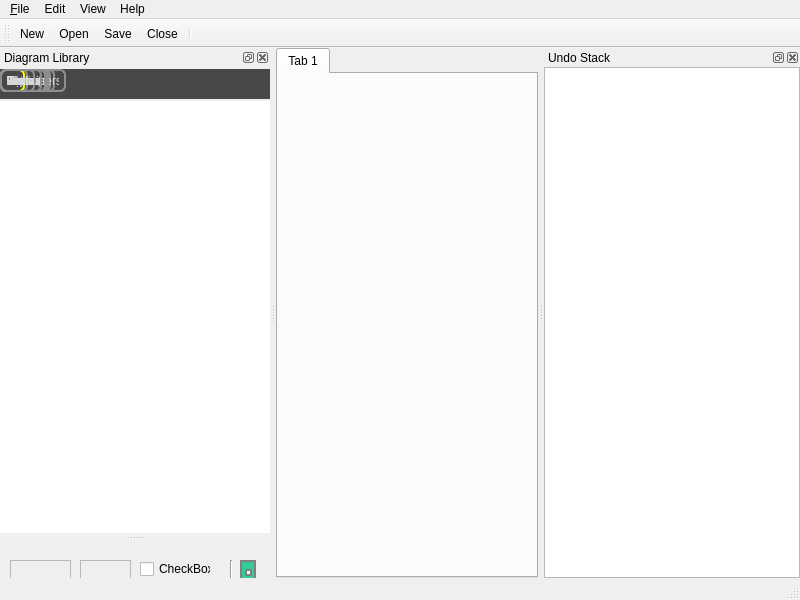
<?xml version="1.0" encoding="UTF-8"?>
<ui version="4.0">
 <class>MainWindow</class>
 <widget class="QMainWindow" name="MainWindow">
  <property name="geometry">
   <rect>
    <x>0</x>
    <y>0</y>
    <width>800</width>
    <height>600</height>
   </rect>
  </property>
  <property name="windowTitle">
   <string>Wireframe Builder</string>
  </property>
  <property name="styleSheet">
   <string notr="true">#widgetButtonsArea {
background-color: rgb(72, 72, 72);
}

</string>
  </property>
  <property name="iconSize">
   <size>
    <width>32</width>
    <height>32</height>
   </size>
  </property>
  <widget class="QWidget" name="centralwidget">
   <layout class="QVBoxLayout">
    <property name="spacing">
     <number>0</number>
    </property>
    <property name="margin">
     <number>0</number>
    </property>
    <item>
     <widget class="QTabWidget" name="documentTabs">
      <property name="currentIndex">
       <number>0</number>
      </property>
      <widget class="QWidget" name="tab">
       <attribute name="title">
        <string>Tab 1</string>
       </attribute>
      </widget>
     </widget>
    </item>
   </layout>
  </widget>
  <widget class="QMenuBar" name="menubar">
   <property name="geometry">
    <rect>
     <x>0</x>
     <y>0</y>
     <width>800</width>
     <height>21</height>
    </rect>
   </property>
   <widget class="QMenu" name="menuFile">
    <property name="title">
     <string>&amp;File</string>
    </property>
    <addaction name="actionNew"/>
    <addaction name="actionOpen"/>
    <addaction name="actionSave"/>
    <addaction name="actionClose"/>
    <addaction name="separator"/>
    <addaction name="actionSave_as_PNG"/>
    <addaction name="actionSave_as_PDF"/>
    <addaction name="actionSave_as_XML"/>
    <addaction name="separator"/>
    <addaction name="actionExit"/>
   </widget>
   <widget class="QMenu" name="menuEdit">
    <property name="title">
     <string>Edit</string>
    </property>
    <addaction name="separator"/>
    <addaction name="actionCut"/>
    <addaction name="actionCopy"/>
    <addaction name="actionPaste"/>
    <addaction name="actionDelete"/>
    <addaction name="separator"/>
    <addaction name="actionSelectAll"/>
    <addaction name="actionSelect_None"/>
    <addaction name="separator"/>
    <addaction name="actionGroup_Objects"/>
    <addaction name="actionUngroup"/>
    <addaction name="separator"/>
    <addaction name="actionLock"/>
    <addaction name="actionUnlock_All"/>
   </widget>
   <widget class="QMenu" name="menuHelp">
    <property name="title">
     <string>Help</string>
    </property>
    <addaction name="actionAbout"/>
    <addaction name="actionAboutQt"/>
   </widget>
   <widget class="QMenu" name="menuView">
    <property name="title">
     <string>View</string>
    </property>
    <addaction name="actionShow_UI_Library"/>
    <addaction name="actionShow_Paper"/>
    <addaction name="separator"/>
    <addaction name="actionZoom_In"/>
    <addaction name="actionZoom_Out"/>
    <addaction name="actionZoom_1_1"/>
    <addaction name="actionZoom_To_Fit"/>
    <addaction name="separator"/>
    <addaction name="actionFull_Screen"/>
   </widget>
   <addaction name="menuFile"/>
   <addaction name="menuEdit"/>
   <addaction name="menuView"/>
   <addaction name="menuHelp"/>
  </widget>
  <widget class="QStatusBar" name="statusbar"/>
  <widget class="QToolBar" name="toolBar">
   <property name="windowTitle">
    <string>File actions</string>
   </property>
   <property name="orientation">
    <enum>Qt::Horizontal</enum>
   </property>
   <attribute name="toolBarArea">
    <enum>TopToolBarArea</enum>
   </attribute>
   <attribute name="toolBarBreak">
    <bool>false</bool>
   </attribute>
   <addaction name="actionNew"/>
   <addaction name="actionOpen"/>
   <addaction name="actionSave"/>
   <addaction name="actionClose"/>
   <addaction name="separator"/>
  </widget>
  <widget class="QDockWidget" name="dockUndoView">
   <property name="windowTitle">
    <string>Undo Stack</string>
   </property>
   <attribute name="dockWidgetArea">
    <number>2</number>
   </attribute>
   <widget class="QWidget" name="layoutUndoView">
    <layout class="QVBoxLayout">
     <property name="spacing">
      <number>4</number>
     </property>
     <property name="margin">
      <number>0</number>
     </property>
     <item>
      <widget class="QUndoView" name="undoView" native="true">
       <property name="styleSheet">
        <string notr="true">font: 11pt &quot;Comic Sans MS&quot;;</string>
       </property>
       <property name="alternatingRowColors" stdset="0">
        <bool>false</bool>
       </property>
      </widget>
     </item>
    </layout>
   </widget>
  </widget>
  <widget class="QDockWidget" name="dockDiagramLibrary">
   <property name="minimumSize">
    <size>
     <width>270</width>
     <height>160</height>
    </size>
   </property>
   <property name="windowTitle">
    <string>Diagram Library</string>
   </property>
   <attribute name="dockWidgetArea">
    <number>1</number>
   </attribute>
   <widget class="QWidget" name="layoutDiagramLibrary">
    <layout class="QVBoxLayout" name="verticalLayout">
     <property name="spacing">
      <number>2</number>
     </property>
     <property name="leftMargin">
      <number>0</number>
     </property>
     <property name="topMargin">
      <number>2</number>
     </property>
     <property name="rightMargin">
      <number>0</number>
     </property>
     <property name="bottomMargin">
      <number>2</number>
     </property>
     <item>
      <widget class="QWidget" name="widgetButtonsArea" native="true">
       <property name="minimumSize">
        <size>
         <width>0</width>
         <height>30</height>
        </size>
       </property>
       <property name="styleSheet">
        <string notr="true">QPushButton {
border: 2px solid #8f8f91;
border-radius: 6px;
color: rgb(218, 218, 218);
padding: 3px 5px 3px 5px;
}
QPushButton:pressed {
padding: 4px 4px 2px 6px;
color:rgb(153,153,153);
}
QPushButton:flat {
border: none;
}
QPushButton:default {
border-color: navy;
}
QPushButton:hover {
border-color: rgb(255, 255, 0);
}
QPushButton:checked {
border-color: rgb(255, 255, 0);
}
</string>
       </property>
       <widget class="QPushButton" name="btnAll">
        <property name="geometry">
         <rect>
          <x>0</x>
          <y>0</y>
          <width>25</width>
          <height>23</height>
         </rect>
        </property>
        <property name="text">
         <string>All</string>
        </property>
        <property name="checkable">
         <bool>true</bool>
        </property>
        <property name="checked">
         <bool>true</bool>
        </property>
        <property name="autoExclusive">
         <bool>true</bool>
        </property>
        <property name="value" stdset="0">
         <number>4095</number>
        </property>
       </widget>
       <widget class="QPushButton" name="btnBig">
        <property name="geometry">
         <rect>
          <x>0</x>
          <y>0</y>
          <width>28</width>
          <height>23</height>
         </rect>
        </property>
        <property name="text">
         <string>Big</string>
        </property>
        <property name="checkable">
         <bool>true</bool>
        </property>
        <property name="autoExclusive">
         <bool>true</bool>
        </property>
        <property name="value" stdset="0">
         <number>1</number>
        </property>
       </widget>
       <widget class="QPushButton" name="btnButtons">
        <property name="geometry">
         <rect>
          <x>0</x>
          <y>0</y>
          <width>51</width>
          <height>23</height>
         </rect>
        </property>
        <property name="text">
         <string>Buttons</string>
        </property>
        <property name="checkable">
         <bool>true</bool>
        </property>
        <property name="autoExclusive">
         <bool>true</bool>
        </property>
        <property name="value" stdset="0">
         <number>2</number>
        </property>
       </widget>
       <widget class="QPushButton" name="btnCommon">
        <property name="geometry">
         <rect>
          <x>0</x>
          <y>0</y>
          <width>55</width>
          <height>23</height>
         </rect>
        </property>
        <property name="text">
         <string>Common</string>
        </property>
        <property name="checkable">
         <bool>true</bool>
        </property>
        <property name="autoExclusive">
         <bool>true</bool>
        </property>
        <property name="value" stdset="0">
         <number>4</number>
        </property>
       </widget>
       <widget class="QPushButton" name="btnContainers">
        <property name="geometry">
         <rect>
          <x>0</x>
          <y>0</y>
          <width>66</width>
          <height>23</height>
         </rect>
        </property>
        <property name="text">
         <string>Containers</string>
        </property>
        <property name="checkable">
         <bool>true</bool>
        </property>
        <property name="autoExclusive">
         <bool>true</bool>
        </property>
        <property name="value" stdset="0">
         <number>8</number>
        </property>
       </widget>
       <widget class="QPushButton" name="btnLayout">
        <property name="geometry">
         <rect>
          <x>0</x>
          <y>0</y>
          <width>47</width>
          <height>23</height>
         </rect>
        </property>
        <property name="text">
         <string>Layout</string>
        </property>
        <property name="checkable">
         <bool>true</bool>
        </property>
        <property name="autoExclusive">
         <bool>true</bool>
        </property>
        <property name="value" stdset="0">
         <number>16</number>
        </property>
       </widget>
       <widget class="QPushButton" name="btnMarkup">
        <property name="geometry">
         <rect>
          <x>0</x>
          <y>0</y>
          <width>49</width>
          <height>23</height>
         </rect>
        </property>
        <property name="text">
         <string>Markup</string>
        </property>
        <property name="checkable">
         <bool>true</bool>
        </property>
        <property name="autoExclusive">
         <bool>true</bool>
        </property>
        <property name="value" stdset="0">
         <number>32</number>
        </property>
       </widget>
       <widget class="QPushButton" name="btnMedia">
        <property name="geometry">
         <rect>
          <x>0</x>
          <y>0</y>
          <width>42</width>
          <height>23</height>
         </rect>
        </property>
        <property name="text">
         <string>Media</string>
        </property>
        <property name="checkable">
         <bool>true</bool>
        </property>
        <property name="autoExclusive">
         <bool>true</bool>
        </property>
        <property name="value" stdset="0">
         <number>64</number>
        </property>
       </widget>
       <widget class="QPushButton" name="btnText">
        <property name="geometry">
         <rect>
          <x>0</x>
          <y>0</y>
          <width>35</width>
          <height>23</height>
         </rect>
        </property>
        <property name="text">
         <string>Text</string>
        </property>
        <property name="checkable">
         <bool>true</bool>
        </property>
        <property name="autoExclusive">
         <bool>true</bool>
        </property>
        <property name="value" stdset="0">
         <number>128</number>
        </property>
       </widget>
       <widget class="QPushButton" name="btnIPhone">
        <property name="geometry">
         <rect>
          <x>0</x>
          <y>0</y>
          <width>46</width>
          <height>23</height>
         </rect>
        </property>
        <property name="text">
         <string>iPhone</string>
        </property>
        <property name="checkable">
         <bool>true</bool>
        </property>
        <property name="autoExclusive">
         <bool>true</bool>
        </property>
        <property name="value" stdset="0">
         <number>256</number>
        </property>
       </widget>
      </widget>
     </item>
     <item>
      <widget class="DiagramLibraryView" name="diagramLibraryView">
       <property name="styleSheet">
        <string notr="true">QListView::item {
     margin: 2px;
     border: 1px solid;
     border-radius: 5px;
	border-color: rgb(170, 170, 255);
}
QListView::item:alternate {
     background: #EEEEEE;
 }
QListView::item:selected {
     border: 1px solid #6a6ea9;
 }
QListView::item:selected:!active {
     background: qlineargradient(x1: 0, y1: 0, x2: 0, y2: 1, stop: 0 #ABAFE5, stop: 1 #8588B2);
 }
QListView::item:selected:active {
     background: qlineargradient(x1: 0, y1: 0, x2: 0, y2: 1, stop: 0 #6a6ea9, stop: 1 #888dd9);
 }
QListView::item:hover {
     background: qlineargradient(x1: 0, y1: 0, x2: 0, y2: 1, stop: 0 #FAFBFE, stop: 1 #DCDEF1);
}</string>
       </property>
       <property name="frameShape">
        <enum>QFrame::NoFrame</enum>
       </property>
       <property name="resizeMode">
        <enum>QListView::Adjust</enum>
       </property>
       <property name="viewMode">
        <enum>QListView::IconMode</enum>
       </property>
      </widget>
     </item>
    </layout>
   </widget>
  </widget>
  <widget class="QDockWidget" name="dockWidgetNeverShow">
   <property name="styleSheet">
    <string notr="true">QFrame{
border-image: url(:/icons/border.png) 8 8 8 8 stretch; 
border-width: 4px;
}
#lineSample {
border-image: url(:/icons/border.png) 8 8 8 8 stretch; 
border-width: 4px 0 0 0;
}
QFrame#frameBrowserWindow{
border-width: 76px 92px 28px 157px;
border-image: url(:/images/browserwindow.png) 76 92 28 157  stretch stretch; 
}
QScrollBar:vertical {
      border: 2px solid grey;
      background: #32CC99;
      width: 15px;
      margin: 22px 0 22px 0;
  }
QScrollBar::handle:vertical {
      background: white;
      min-height: 20px;
  }
QScrollBar::add-line:vertical {
      border: 2px solid grey;
      background: #32CC99;
      height: 20px;
      subcontrol-position: bottom;
      subcontrol-origin: margin;
  }
QScrollBar::sub-line:vertical {
      border: 2px solid grey;
      background: #32CC99;
      height: 20px;
      subcontrol-position: top;
      subcontrol-origin: margin;
  }
QScrollBar::up-arrow:vertical, QScrollBar::down-arrow:vertical {
      border: 2px solid grey;
      width: 3px;
      height: 3px;
      background: white;
  }
QScrollBar::add-page:vertical, QScrollBar::sub-page:vertical {
      background: none;
  }
QScrollBar:horizontal {
     border: 2px solid green;
     background: cyan;
     height: 15px;
     margin: 0px 40px 0 0px;
 }
QScrollBar::handle:horizontal {
     background: gray;
     min-width: 20px;
 }
QScrollBar::add-line:horizontal {
     background: blue;
     width: 16px;
     subcontrol-position: right;
     subcontrol-origin: margin;
     border: 2px solid black;
 }
QScrollBar::sub-line:horizontal {
     background: magenta;
     width: 16px;
     subcontrol-position: top right;
     subcontrol-origin: margin;
     border: 2px solid black;
     position: absolute;
     right: 20px;
 }
QScrollBar:left-arrow:horizontal, QScrollBar::right-arrow:horizontal {
     width: 3px;
     height: 3px;
     background: pink;
 }
QScrollBar::add-page:horizontal, QScrollBar::sub-page:horizontal {
     background: none;
 }
QFrame#buttonSample {
border-width: 2px 5px 4px 2px;
border-image: url(:/images/buttonborder.png) 2 5 4 2  stretch stretch; 
}</string>
   </property>
   <property name="features">
    <set>QDockWidget::NoDockWidgetFeatures</set>
   </property>
   <attribute name="dockWidgetArea">
    <number>1</number>
   </attribute>
   <widget class="QWidget" name="dockWidgetContents">
    <widget class="QCheckBox" name="checkBoxSample">
     <property name="geometry">
      <rect>
       <x>140</x>
       <y>0</y>
       <width>71</width>
       <height>18</height>
      </rect>
     </property>
     <property name="text">
      <string>CheckBox</string>
     </property>
    </widget>
    <widget class="QRadioButton" name="radioButtonSample">
     <property name="geometry">
      <rect>
       <x>140</x>
       <y>20</y>
       <width>82</width>
       <height>18</height>
      </rect>
     </property>
     <property name="text">
      <string>RadioButton</string>
     </property>
    </widget>
    <widget class="QFrame" name="frameSample">
     <property name="geometry">
      <rect>
       <x>80</x>
       <y>0</y>
       <width>51</width>
       <height>21</height>
      </rect>
     </property>
     <property name="frameShape">
      <enum>QFrame::StyledPanel</enum>
     </property>
     <property name="frameShadow">
      <enum>QFrame::Raised</enum>
     </property>
    </widget>
    <widget class="QScrollBar" name="horizontalScrollBarSample">
     <property name="geometry">
      <rect>
       <x>0</x>
       <y>40</y>
       <width>160</width>
       <height>16</height>
      </rect>
     </property>
     <property name="orientation">
      <enum>Qt::Horizontal</enum>
     </property>
    </widget>
    <widget class="QScrollBar" name="verticalScrollBarSample">
     <property name="geometry">
      <rect>
       <x>240</x>
       <y>0</y>
       <width>16</width>
       <height>160</height>
      </rect>
     </property>
     <property name="orientation">
      <enum>Qt::Vertical</enum>
     </property>
    </widget>
    <widget class="QProgressBar" name="progressBar">
     <property name="geometry">
      <rect>
       <x>0</x>
       <y>60</y>
       <width>118</width>
       <height>23</height>
      </rect>
     </property>
     <property name="value">
      <number>24</number>
     </property>
    </widget>
    <widget class="Line" name="lineSample">
     <property name="geometry">
      <rect>
       <x>0</x>
       <y>30</y>
       <width>118</width>
       <height>3</height>
      </rect>
     </property>
     <property name="orientation">
      <enum>Qt::Horizontal</enum>
     </property>
    </widget>
    <widget class="Line" name="vlineSample">
     <property name="geometry">
      <rect>
       <x>230</x>
       <y>0</y>
       <width>3</width>
       <height>61</height>
      </rect>
     </property>
     <property name="orientation">
      <enum>Qt::Vertical</enum>
     </property>
    </widget>
    <widget class="QFrame" name="frameBrowserWindow">
     <property name="geometry">
      <rect>
       <x>0</x>
       <y>90</y>
       <width>231</width>
       <height>61</height>
      </rect>
     </property>
     <property name="frameShape">
      <enum>QFrame::StyledPanel</enum>
     </property>
     <property name="frameShadow">
      <enum>QFrame::Raised</enum>
     </property>
    </widget>
    <widget class="QFrame" name="buttonSample">
     <property name="geometry">
      <rect>
       <x>10</x>
       <y>0</y>
       <width>61</width>
       <height>21</height>
      </rect>
     </property>
     <property name="frameShape">
      <enum>QFrame::StyledPanel</enum>
     </property>
     <property name="frameShadow">
      <enum>QFrame::Raised</enum>
     </property>
    </widget>
   </widget>
  </widget>
  <action name="actionOpen">
   <property name="icon">
    <iconset resource="qmockups.qrc">
     <normaloff>:/icons/fileopen.png</normaloff>:/icons/fileopen.png</iconset>
   </property>
   <property name="text">
    <string>&amp;Open</string>
   </property>
  </action>
  <action name="actionClose">
   <property name="icon">
    <iconset resource="qmockups.qrc">
     <normaloff>:/icons/fileclose.png</normaloff>:/icons/fileclose.png</iconset>
   </property>
   <property name="text">
    <string>&amp;Close</string>
   </property>
  </action>
  <action name="actionNew">
   <property name="icon">
    <iconset resource="qmockups.qrc">
     <normaloff>:/icons/filenew.png</normaloff>:/icons/filenew.png</iconset>
   </property>
   <property name="text">
    <string>&amp;New</string>
   </property>
  </action>
  <action name="actionSave">
   <property name="icon">
    <iconset resource="qmockups.qrc">
     <normaloff>:/icons/filesave.png</normaloff>:/icons/filesave.png</iconset>
   </property>
   <property name="text">
    <string>&amp;Save</string>
   </property>
  </action>
  <action name="actionExit">
   <property name="icon">
    <iconset resource="qmockups.qrc">
     <normaloff>:/icons/exit.png</normaloff>:/icons/exit.png</iconset>
   </property>
   <property name="text">
    <string>E&amp;xit</string>
   </property>
  </action>
  <action name="actionDelete">
   <property name="icon">
    <iconset resource="qmockups.qrc">
     <normaloff>:/icons/remove.png</normaloff>:/icons/remove.png</iconset>
   </property>
   <property name="text">
    <string>Remove Object</string>
   </property>
   <property name="toolTip">
    <string>Remove Object</string>
   </property>
  </action>
  <action name="actionAbout">
   <property name="text">
    <string>About</string>
   </property>
  </action>
  <action name="actionAboutQt">
   <property name="text">
    <string>About Qt</string>
   </property>
  </action>
  <action name="actionSave_as_PNG">
   <property name="text">
    <string>Save as PNG</string>
   </property>
  </action>
  <action name="actionSave_as_PDF">
   <property name="text">
    <string>Save as PDF</string>
   </property>
  </action>
  <action name="actionSave_as_XML">
   <property name="text">
    <string>Save as XML</string>
   </property>
  </action>
  <action name="actionCut">
   <property name="text">
    <string>Cut</string>
   </property>
  </action>
  <action name="actionCopy">
   <property name="text">
    <string>Copy</string>
   </property>
  </action>
  <action name="actionPaste">
   <property name="text">
    <string>Paste</string>
   </property>
  </action>
  <action name="actionSelectAll">
   <property name="text">
    <string>Select All</string>
   </property>
  </action>
  <action name="actionSelect_None">
   <property name="text">
    <string>Select None</string>
   </property>
  </action>
  <action name="actionGroup_Objects">
   <property name="text">
    <string>Group</string>
   </property>
  </action>
  <action name="actionUngroup">
   <property name="text">
    <string>Ungroup</string>
   </property>
  </action>
  <action name="actionLock">
   <property name="text">
    <string>Lock</string>
   </property>
  </action>
  <action name="actionUnlock_All">
   <property name="text">
    <string>Unlock All</string>
   </property>
  </action>
  <action name="actionShow_UI_Library">
   <property name="checkable">
    <bool>true</bool>
   </property>
   <property name="text">
    <string>Show UI Library</string>
   </property>
  </action>
  <action name="actionShow_Paper">
   <property name="checkable">
    <bool>true</bool>
   </property>
   <property name="text">
    <string>Show Grid</string>
   </property>
  </action>
  <action name="actionZoom_In">
   <property name="text">
    <string>Zoom In</string>
   </property>
  </action>
  <action name="actionZoom_Out">
   <property name="text">
    <string>Zoom Out</string>
   </property>
  </action>
  <action name="actionZoom_1_1">
   <property name="text">
    <string>Zoom 1:1</string>
   </property>
  </action>
  <action name="actionZoom_To_Fit">
   <property name="text">
    <string>Zoom To Fit</string>
   </property>
  </action>
  <action name="actionFull_Screen">
   <property name="text">
    <string>Full Screen</string>
   </property>
  </action>
 </widget>
 <customwidgets>
  <customwidget>
   <class>QUndoView</class>
   <extends>QWidget</extends>
   <header>qundoview.h</header>
  </customwidget>
  <customwidget>
   <class>DiagramLibraryView</class>
   <extends>QListView</extends>
   <header>document.hxx</header>
  </customwidget>
 </customwidgets>
 <resources>
  <include location="qmockups.qrc"/>
 </resources>
 <connections/>
</ui>
